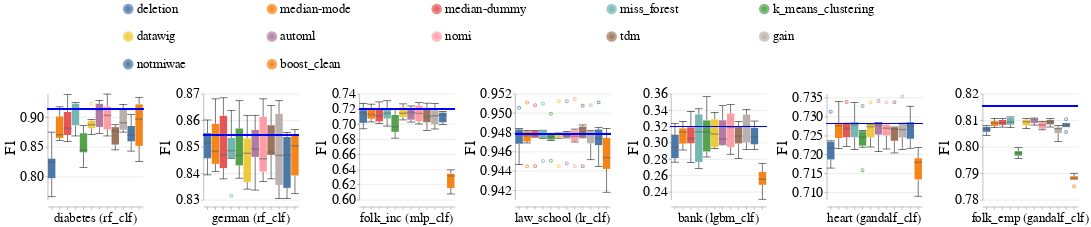

The code cell stored with this chart in its notebook:
### Code cell
create_box_plots_for_diff_imputers_and_datasets(train_injection_scenario='mixed_exp',
                                                test_injection_scenario='MCAR1 & MAR1 & MNAR1',
                                                metric_name='f1',
                                                db_client=db_client)

### Figure 1 — Vega-Lite specification as saved in the notebook (floating-point values rounded to 4 significant figures; data arrays with more than 128 entries replaced by an {"elided": "..."} marker saying what was removed)
{"config": {"view": {"continuousWidth": 400, "continuousHeight": 300, "stroke": null}, "axis": {"labelFontSize": 26, "labelFontWeight": "normal", "titleFontSize": 28, "titleFontWeight": "normal"}, "facet": {"spacing": 15}, "header": {"labelFontSize": 24, "labelOrient": "bottom", "labelPadding": 5, "titleFontSize": 28}, "legend": {"columns": 5, "direction": "horizontal", "labelFontSize": 24, "labelLimit": 400, "orient": "top", "symbolOffset": 140, "symbolStrokeWidth": 10, "titleAnchor": "middle", "titleFontSize": 26, "titleLimit": 300}, "title": {"fontSize": 28}}, "data": {"name": "data-a64b18e85a99eef2e4e5a09e7f5596d4"}, "facet": {"column": {"field": "Dataset_Name_With_Model_Name", "sort": {"field": "Dataset_Sequence_Number", "order": "ascending"}, "title": null, "type": "nominal"}}, "spec": {"layer": [{"mark": {"type": "boxplot", "median": {"stroke": "black", "strokeWidth": 0.7}, "ticks": true}, "encoding": {"color": {"field": "Null_Imputer_Name", "sort": ["deletion", "median-mode", "median-dummy", "miss_forest", "k_means_clustering", "datawig", "automl", "nomi", "tdm", "gain", "notmiwae"], "title": null, "type": "nominal"}, "x": {"axis": {"labels": false}, "field": "Null_Imputer_Name", "sort": ["deletion", "median-mode", "median-dummy", "miss_forest", "k_means_clustering", "datawig", "automl", "nomi", "tdm", "gain", "notmiwae"], "title": null, "type": "nominal"}, "y": {"field": "Metric_Value", "scale": {"zero": false}, "title": "F1", "type": "quantitative"}}}, {"mark": "rule", "encoding": {"color": {"value": "blue"}, "size": {"value": 2}, "y": {"field": "Baseline_Median", "type": "quantitative"}}}], "height": 200, "width": 180}, "resolve": {"scale": {"y": "independent"}}, "$schema": "https://vega.github.io/schema/vega-lite/v4.17.0.json", "datasets": {"data-a64b18e85a99eef2e4e5a09e7f5596d4": {"elided": "502 records"}}}
